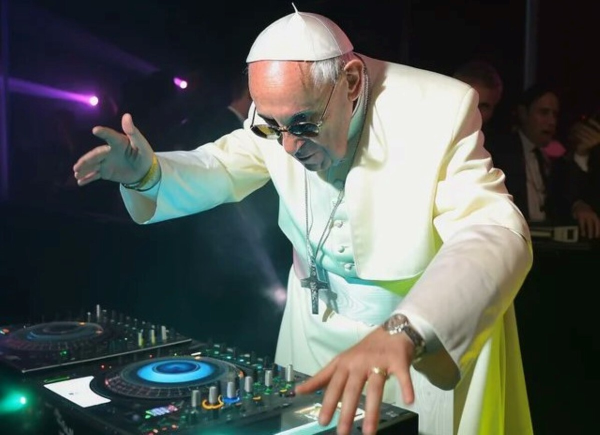
#> input picture data/opencv-example.jpeg, 1200 x 870 px (shown at 1/2 size)
$ jupyter execute extra.ipynb
#> lines starting #> are read from the running program, lines starting #| are printed output that depends on the picture
[cell 1]
import cv2
import matplotlib.pyplot as plt
import numpy as np

[cell 2]
img = cv2.imread('../data/opencv-example.jpeg')
#> img is the input picture: shape (870, 1200, 3); mean B, G, R 86.5, 90.4, 84
img = cv2.cvtColor(img, cv2.COLOR_BGR2RGB)

# show image
plt.imshow(img)
plt.show()

[cell 3]
# Scaling
height, width = img.shape[:2]
#> height = 870; width = 1200
res = cv2.resize(img, (2*width, 2*height), interpolation = cv2.INTER_CUBIC)
plt.imshow(img)
plt.show()

[cell 4]
rows,cols,_ = img.shape
#> rows = 870; cols = 1200
# cols-1 and rows-1 are the coordinate limits.
M = cv2.getRotationMatrix2D(((cols-1)/2.0,(rows-1)/2.0),90,1)
dst = cv2.warpAffine(img,M,(cols,rows))
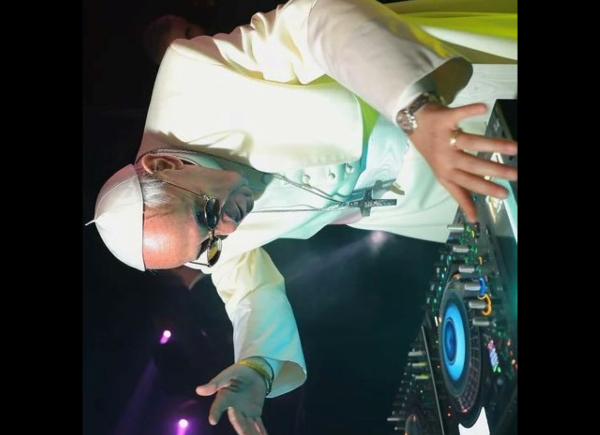
#> dst: shape (870, 1200, 3) (shown at 1/2 size); mean R, G, B 77.4, 82.6, 77.8
plt.imshow(img)
plt.show()

[cell 5]
blur = cv2.blur(img,(40,40))
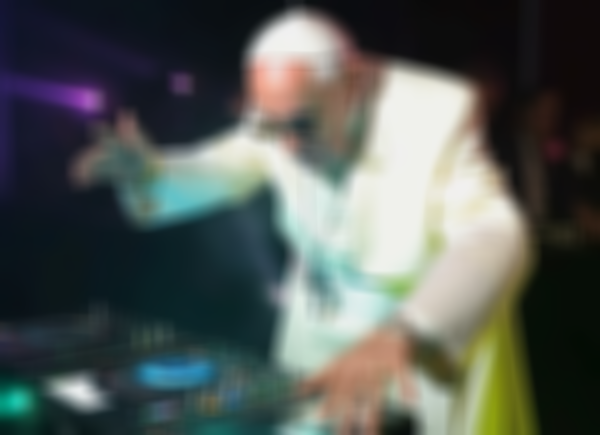
#> blur: shape (870, 1200, 3) (shown at 1/2 size); mean R, G, B 84, 90.4, 86.5
plt.subplot(121),plt.imshow(img),plt.title('Original')
plt.xticks([]), plt.yticks([])
plt.subplot(122),plt.imshow(blur),plt.title('Blurred')
plt.xticks([]), plt.yticks([])
plt.show()
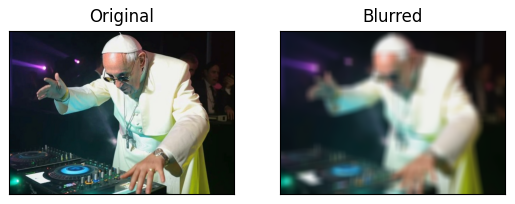
#> figure drawn by matplotlib, 2 panels

[cell 6]
edges = cv2.Canny(img,100,100)
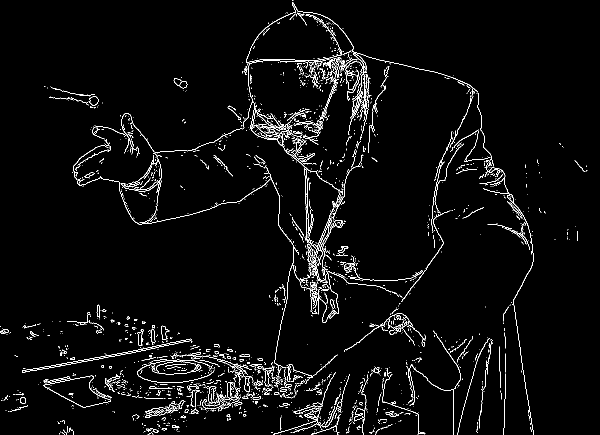
#> edges: shape (870, 1200) (shown at 1/2 size); 3.1% white in thin lines or dots
plt.subplot(121),plt.imshow(img,cmap = 'gray')
plt.title('Original Image'), plt.xticks([]), plt.yticks([])
plt.subplot(122),plt.imshow(edges,cmap = 'gray')
plt.title('Edge Image'), plt.xticks([]), plt.yticks([])
plt.show()
